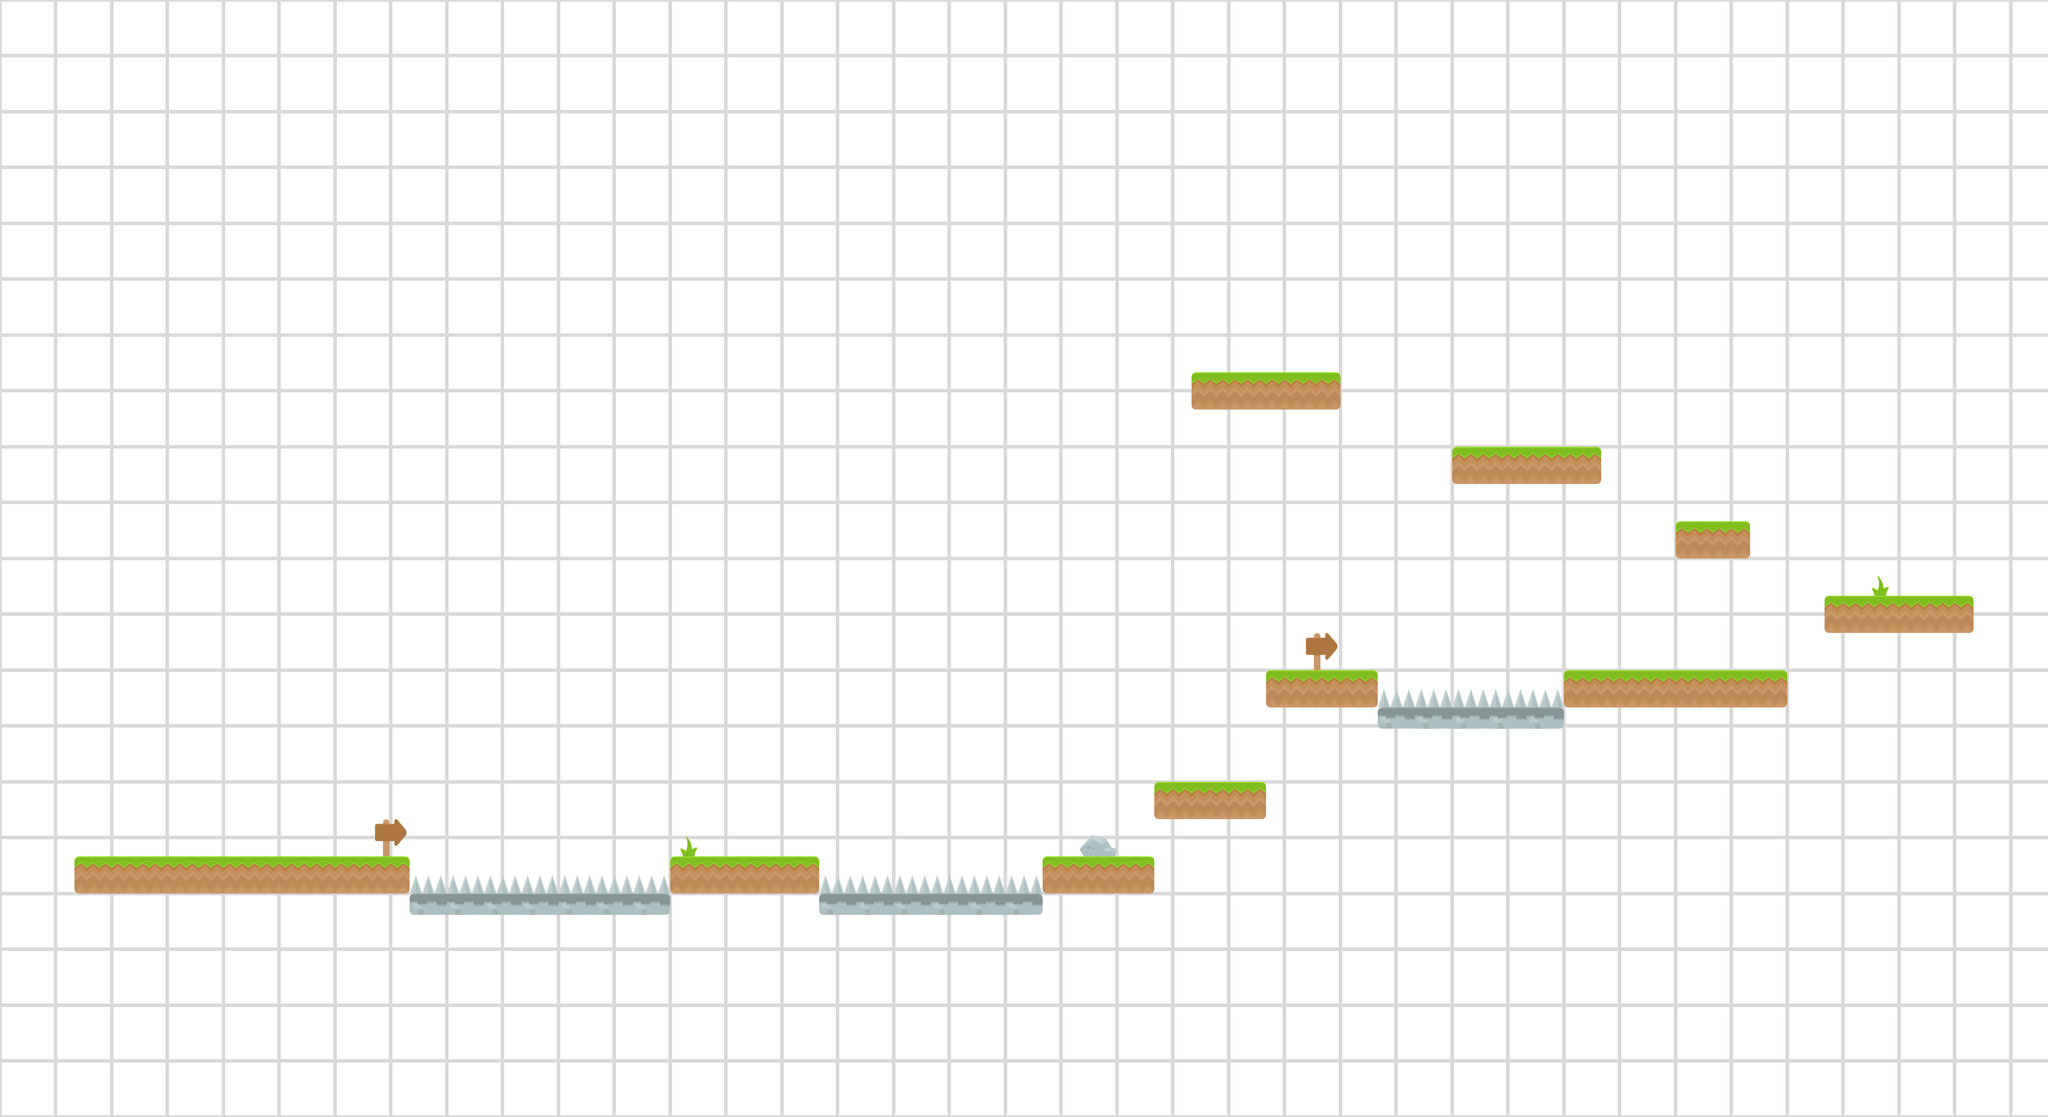

Rendered tile map (Tiled .tmx) drawn with the repository's tilesets; below, a short description and the map source with its tile grids summarised:
An orthogonal 55x30 tile map with 128x128 px tiles, 3 tile layers (background, tiles2, tiles), 3 tilesets and 18 objects.

<map version="1.2" tiledversion="1.2.1" orientation="orthogonal" renderorder="right-down" width="55" height="30" tilewidth="128" tileheight="128" infinite="0" nextlayerid="11" nextobjectid="65">
 <tileset firstgid="1" source="spritesheet_ground.tsx" />
 <tileset firstgid="129" source="spritesheet_tiles.tsx" />
 <tileset firstgid="257" source="PaperBackground.tsx" />
 <layer id="7" name="background" width="55" height="30">
  <data>[1650 cells, 1650 non-empty, 9 distinct tile ids]</data>
 </layer>
 <layer id="8" name="tiles2" width="55" height="30">
  <data>[1650 cells, 5 non-empty, 3 distinct tile ids]</data>
 </layer>
 <layer id="9" name="tiles" width="55" height="30">
  <data>[1650 cells, 78 non-empty, 7 distinct tile ids]</data>
 </layer>
 <objectgroup id="4" name="goal">
  <object id="47" x="4224" y="1152" width="128" height="128" />
 </objectgroup>
 <objectgroup id="5" name="ground">
  <object id="48" x="256" y="2944" width="1152" height="128" />
  <object id="49" x="2304" y="2944" width="512" height="128" />
  <object id="50" x="3584" y="2944" width="384" height="128" />
  <object id="51" x="3968" y="2688" width="384" height="128" />
  <object id="52" x="4352" y="2304" width="384" height="128" />
  <object id="53" x="5376" y="2304" width="768" height="128" />
  <object id="54" x="6272" y="2048" width="512" height="128" />
  <object id="56" x="4992" y="1536" width="512" height="128" />
  <object id="57" x="4096" y="1280" width="512" height="128" />
  <object id="61" x="4736" y="2432" width="640" height="64" />
  <object id="62" x="2816" y="3072" width="768" height="64" />
  <object id="63" x="1408" y="3072" width="896" height="64" />
  <object id="64" x="5760" y="1792" width="256" height="128" />
 </objectgroup>
 <objectgroup id="10" name="spikes">
  <object id="58" x="1408" y="3040" width="896" height="32" />
  <object id="59" x="2816" y="3040" width="768" height="32" />
  <object id="60" x="4736" y="2400" width="640" height="32" />
 </objectgroup>
 <objectgroup id="6" name="startPos">
  <object id="17" x="384" y="2816" width="128" height="128" />
 </objectgroup>
</map>
